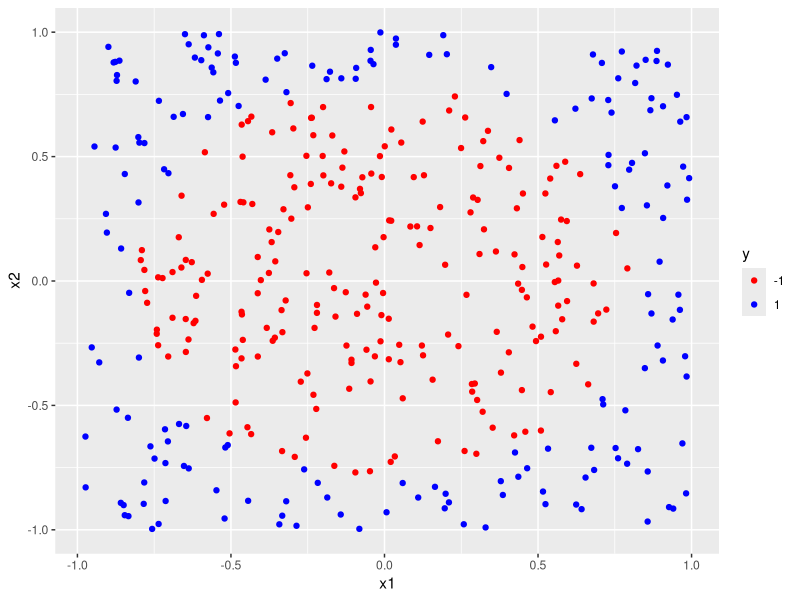

This figure's R source:
#radially separable dataset

#set number of variables and seed
n <- 400
set.seed(1)

#generate data frame with two uniformly distributed predictors, x1 and x2
df <- data.frame(x1 = runif(n, min = -1, max = 1), x2 = runif(n, min = -1, max = 1))

#we want a circular boundary, set boundary radius 
radius <- 0.8
radius_squared <- radius ^ 2

#create dependent categorical variable, y, with value -1 or 1 depending on whether point lies within or outside the circle
df$y <- factor(ifelse(df$x1 ^ 2 + df$x2 ^ 2 < radius_squared, -1, 1), levels = c(-1, 1))

#load ggplot
library(ggplot2)

#build scatter plot, distinguish class by color
scatter_plot <- ggplot(data = df, aes(x = x1, y = x2, color = y)) + 
geom_point() + scale_color_manual(values = c("red", "blue"))

#display plot
scatter_plot